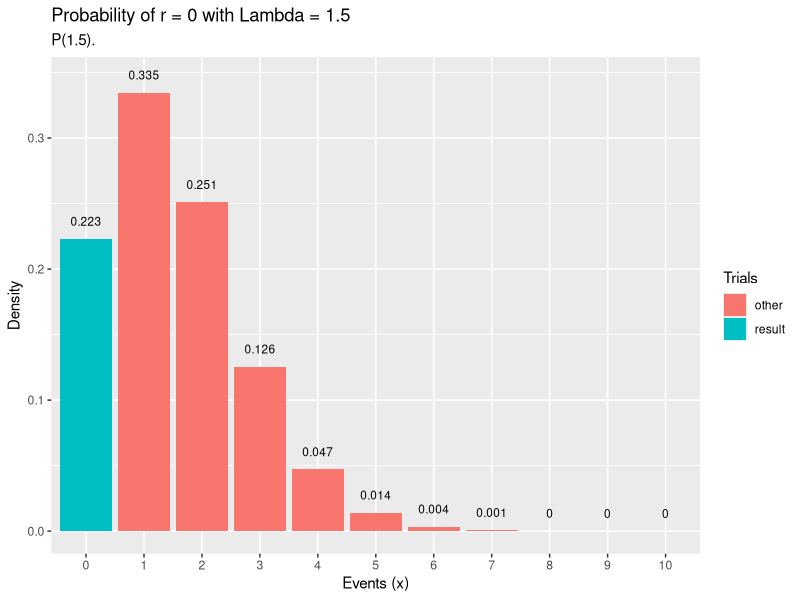
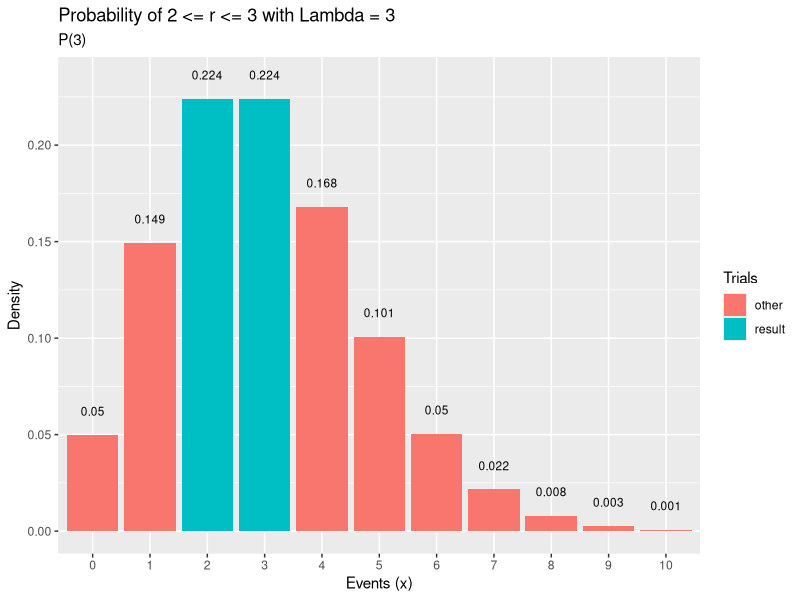
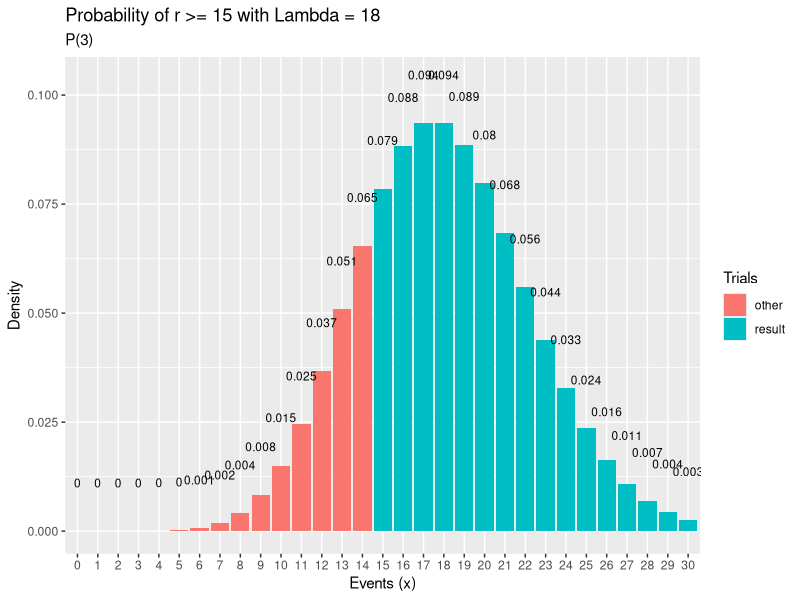
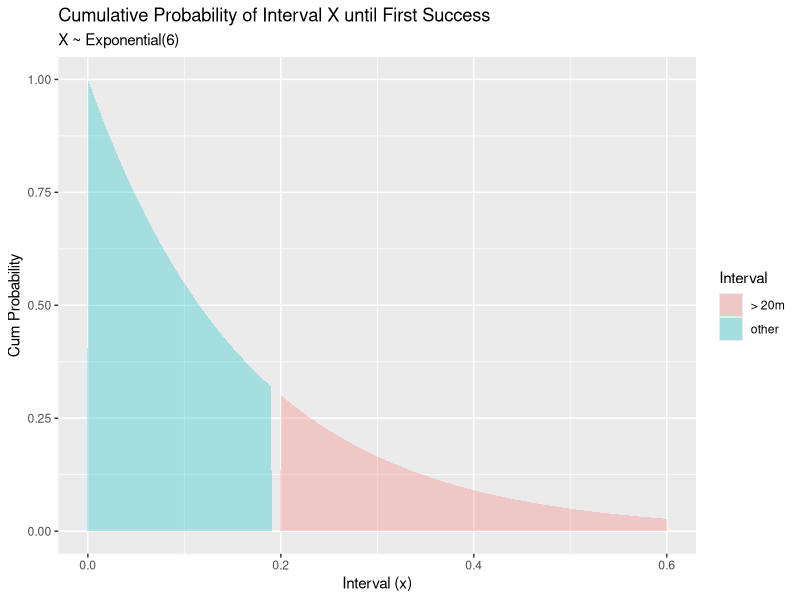

Reproduce these figures in R, in order.
ipak <- function(pkg){
  new.pkg <- pkg[!(pkg %in% installed.packages()[, "Package"])]
  if (length(new.pkg)) 
    install.packages(new.pkg, dependencies = TRUE)
  sapply(pkg, require, character.only = TRUE)
}

packages <- c("dplyr", "ggplot2")
ipak(packages)

## 6 solicitudes por hora en un departamento de reparación de maquinarias

# a) probabilidad de que en 15 minutos no se reciba ninguna solicitud P(X = 0)
lambda <- 6 / 4
x <- 0
result <- dpois(x, lambda)

events <- 0:10
df <- data.frame(events, density = dpois(x = events, lambda)) %>%
  mutate(Trials = ifelse((events == x), "result", "other")) 
ggplot(df, aes(x = factor(events), y = dpois(x = events, lambda), fill = Trials)) +
  geom_col() +
  geom_text(
    aes(label = round(density,3), y = density + 0.01),
    position = position_dodge(0.9),
    size = 3,
    vjust = 0
  ) +
  labs(title = "Probability of r = 0 with Lambda = 1.5",
       subtitle = "P(1.5).",
       x = "Events (x)",
       y = "Density")

# b) probabilidad de que en media hora se reciban 2 o 3 solicitudes. P(2 <= X <= 3)

lambda <- 6 / 2
x1 <- 1
x2 <- 3
result <- ppois(x2, lambda, lower=TRUE) - ppois(x1, lambda, lower=TRUE)

events <- 0:10
df <- data.frame(events, density = dpois(x = events, lambda)) %>%
  mutate(Trials = ifelse((events == 2 | events == 3), "result", "other")) 
ggplot(df, aes(x = factor(events), y = dpois(x = events, lambda), fill = Trials)) +
  geom_col() +
  geom_text(
    aes(label = round(density,3), y = density + 0.01),
    position = position_dodge(0.9),
    size = 3,
    vjust = 0
  ) +
  labs(title = "Probability of 2 <= r <= 3 with Lambda = 3",
       subtitle = "P(3)",
       x = "Events (x)",
       y = "Density")

# c) probabilidad de que en las próximas tres horas se reciban más de 15 solicitudes. P(X >= 15)

lambda <- 6 * 3
x <- 15
result <- 1 - ppois(x, lambda, lower.tail = TRUE) 

events <- 0:30
df <- data.frame(events, density = dpois(x = events, lambda)) %>%
  mutate(Trials = ifelse((events >= 15), "result", "other")) 
ggplot(df, aes(x = factor(events), y = dpois(x = events, lambda), fill = Trials)) +
  geom_col() +
  geom_text(
    aes(label = round(density,3), y = density + 0.01),
    position = position_dodge(0.9),
    size = 3,
    vjust = 0
  ) +
  labs(title = "Probability of r >= 15 with Lambda = 18",
       subtitle = "P(3)",
       x = "Events (x)",
       y = "Density")

# d) probabilidad de que transcurran mas de 20 minutos hasta la llegada de la primera solicitud 

rate <- 6
x <- 20 / 60
result <- 1 - pexp(x, rate) 

data.frame(x = 0:60 / 100, prob = pexp(q = 0:60 / 100, rate = rate, lower.tail = FALSE)) %>%
  mutate(Interval = ifelse(x >= 0.2 , "> 20m", "other")) %>%
  ggplot(aes(x = x, y = prob, fill = Interval)) +
  geom_area(alpha = 0.3) +
  labs(title = "Cumulative Probability of Interval X until First Success",
       subtitle = "X ~ Exponential(6)",
       x = "Interval (x)",
       y = "Cum Probability") 
